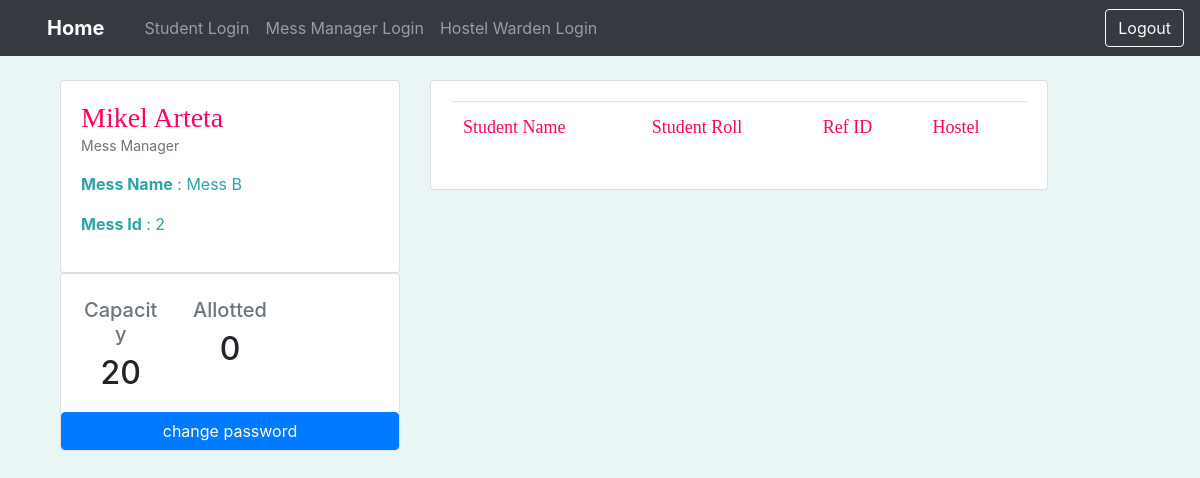
The page /Manager_2/mess_manager_dashboard on the database its author committed.
### tables this page shows
CREATE TABLE Mess_Manager(
    Manager_Id varchar(9) PRIMARY KEY,
    Manager_Name varchar(40),
    Mess_Id integer,
    foreign key (Mess_Id) references Mess_Details(Mess_Id) on update cascade on delete cascade
);

CREATE TABLE Mess_Details(
    Mess_Id integer PRIMARY KEY,
    Mess_Name varchar(30),
    Allocated integer,
    Capacity integer
);

### mess.py (the view)
@app.route('/<username>/mess_manager_dashboard', methods=('GET', 'POST'))
def mess_manager_dashboard(username):
    conn = get_db_connection()
    details = conn.execute(
        'SELECT * FROM Mess_Manager WHERE Manager_Id=?', (username,)).fetchone()
    mess_id = details[2]
    students = conn.execute(
        'SELECT * FROM Student WHERE Mess_Id=?', (mess_id,)).fetchall()
    mess_details = conn.execute(
        'SELECT * FROM Mess_Details WHERE Mess_Id=?', (mess_id,)).fetchone()
    conn.close()
    return render_template('mess_manager_dashboard.html', details=details, students=students, mess_details=mess_details)

### mess.py (called while the page is built)
def get_db_connection():
    conn = sqlite3.connect('database.db')
    conn.row_factory = sqlite3.Row
    return conn

### templates/mess_manager_dashboard.html (shortened to what this page needs)
{% extends 'base.html' %}
{% block navbaar %}
<nav class="navbar navbar-expand-lg navbar-dark bg-dark">
    <div class="container-fluid">
        <a class="navbar-brand" href="{{url_for('home_page')}}">
            <b class="fab fa-github fa-2x mx-3 ps-1">Home</b>
        </a>
        <div class="collapse navbar-collapse" id="navbarSupportedContent">
            <ul class="navbar-nav me-auto mb-2 mb-lg-0">
                <li class="nav-item">
                    <a class="nav-link" href="{{url_for('student_login')}}">Student
                        Login</a>
                </li>
                <li class="nav-item">
                    <a class="nav-link" href="{{url_for('login_managers')}}">Mess
                        Manager Login</a>
                </li>
                <li class="nav-item">
                    <a class="nav-link" href="{{url_for('login_wardens')}}">Hostel
                        Warden Login</a>
                </li>
            </ul>
        </div>
    </div>
    <a href="{{url_for('login_managers')}}" class="btn btn-outline-light" type="submit">Logout</a>
</nav>
{% endblock %}
{% block content %}
<br>
<div class="container">
    <div class="row">
        <div class="col-xl-4">
            <div class="card">
                <div class="card-body">
                    <div class="d-flex align-items-start">
                        <div class="w-100 ms-3">
                            <b>
                                <h3 class="my-0">{{details[1]}}</h3>
                            </b>
                            <p style="font-size:14px;" class="text-muted">Mess Manager</p>
                            <p> <b>Mess Name</b> : {{mess_details[1]}} </p>
                            <p> <b>Mess Id</b> : {{details[2]}}</p>
                        </div>
                    </div>
                </div>
            </div>
            <div class="card">
                <div class="card-body text-center">
                    <div class="row">
                        <div class="col-4 border-end border-light">
                            <h5 class="text-muted mt-1 mb-2 fw-normal">Capacity</h5>
                            <h2 class="mb-0 fw-bold">{{mess_details[3]}}</h2>
                        </div>
                        <div class="col-4 border-end border-light">
                            <h5 class="text-muted mt-1 mb-2 fw-normal">Allotted </h5>
                            <h2 class="mb-0 fw-bold">{{mess_details[2]}}</h2>
                        </div>
                    </div>
                </div>
                <a type="submit" href="{{url_for('sign_up',username=details[0])}}" class="btn btn-primary">change
                    password</a>
            </div>
        </div>
        <div class="col-xl-7">
            <div class="card">
                <div class="card-body">
                    <table class="table table-hover">
                        <thead>
                            <tr class="trial">
                                <td>Student Name </td>
                                <td>Student Roll </td>
                                <td>Ref ID </td>
                                <td>Hostel </td>
                            </tr>
                        </thead>
                    </table>
                </div>
            </div>
        </div>
    </div>
</div>
{% endblock %}

### templates/mess_manager_dashboard.html (style rules this page uses)
body { background-color: #EAF6F6; }
h3 { color: #FF0063; font-family: 'Bebas Neue'; }
p { color: #2ca4a4; }
.trial { color: #FF0063; font-size: large; font-family: 'Typo Formal Demo'; }

### rows shown on the page
Mess_Manager: Manager_Name "Mikel Arteta", Mess_Id "2"
Mess_Details: Mess_Name "Mess B", Capacity "20", Allocated "0"
